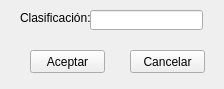
<?xml version="1.0" encoding="UTF-8"?>
<ui version="4.0">
 <class>Form</class>
 <widget class="QWidget" name="Form">
  <property name="geometry">
   <rect>
    <x>0</x>
    <y>0</y>
    <width>224</width>
    <height>89</height>
   </rect>
  </property>
  <property name="windowTitle">
   <string>Form</string>
  </property>
  <widget class="QLabel" name="clasificacionLbl">
   <property name="geometry">
    <rect>
     <x>20</x>
     <y>10</y>
     <width>71</width>
     <height>16</height>
    </rect>
   </property>
   <property name="text">
    <string>Clasificación:</string>
   </property>
  </widget>
  <widget class="QLineEdit" name="clasificacionTxt">
   <property name="geometry">
    <rect>
     <x>90</x>
     <y>10</y>
     <width>113</width>
     <height>20</height>
    </rect>
   </property>
  </widget>
  <widget class="QPushButton" name="aceptarBtn">
   <property name="geometry">
    <rect>
     <x>30</x>
     <y>50</y>
     <width>75</width>
     <height>23</height>
    </rect>
   </property>
   <property name="text">
    <string>Aceptar</string>
   </property>
  </widget>
  <widget class="QPushButton" name="cancelarBtn">
   <property name="geometry">
    <rect>
     <x>130</x>
     <y>50</y>
     <width>75</width>
     <height>23</height>
    </rect>
   </property>
   <property name="text">
    <string>Cancelar</string>
   </property>
  </widget>
 </widget>
 <resources/>
 <connections>
  <connection>
   <sender>aceptarBtn</sender>
   <signal>clicked()</signal>
   <receiver>Form</receiver>
   <slot>agregarClasificacion()</slot>
   <hints>
    <hint type="sourcelabel">
     <x>56</x>
     <y>62</y>
    </hint>
    <hint type="destinationlabel">
     <x>21</x>
     <y>60</y>
    </hint>
   </hints>
  </connection>
  <connection>
   <sender>cancelarBtn</sender>
   <signal>clicked()</signal>
   <receiver>Form</receiver>
   <slot>cancelar()</slot>
   <hints>
    <hint type="sourcelabel">
     <x>160</x>
     <y>68</y>
    </hint>
    <hint type="destinationlabel">
     <x>118</x>
     <y>67</y>
    </hint>
   </hints>
  </connection>
 </connections>
 <slots>
  <slot>agregarClasificacion()</slot>
  <slot>cancelar()</slot>
 </slots>
</ui>
